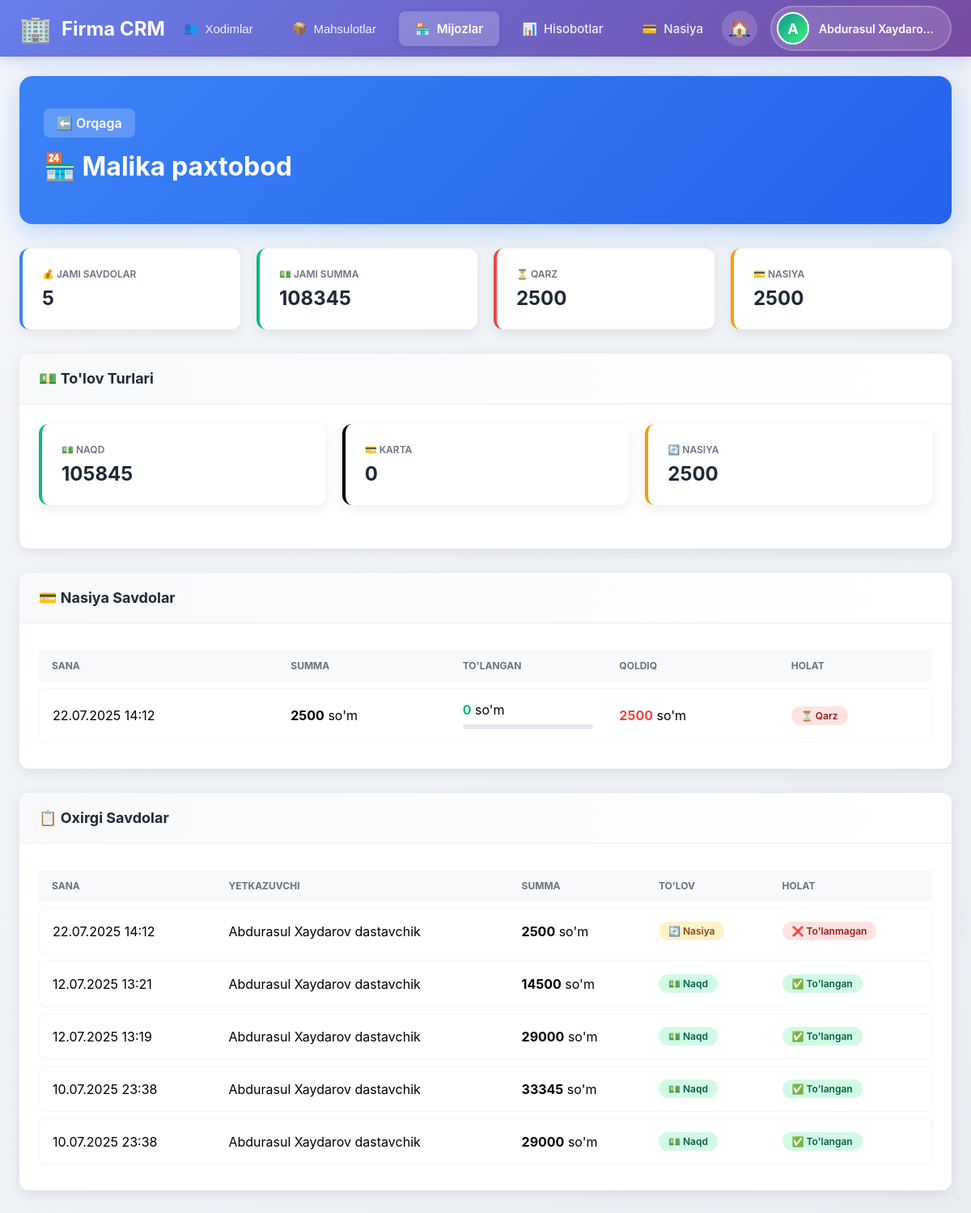
Screenshot of /mijoz/1/ (signed in) with the database file from the repository.
### main/models.py (models this page shows, shortened)
class User(AbstractUser):
    id = models.BigAutoField(primary_key=True)
    USER_TYPES = (
        ('pazanda', 'Pazanda'),
        ('yetkazib_beruvchi', 'Yetkazib Beruvchi'),
        ('ega', 'Ega'),
    )
    login=models.CharField(max_length=255, blank=True, null=True)
    password = models.CharField(max_length=255, blank=True, null=True)
    tuliq_ismi = models.CharField(max_length=255, blank=True, null=True)
    type = models.CharField(max_length=20, choices=USER_TYPES)
    token = models.CharField(max_length=255, blank=True, null=True)
    tg_id = models.CharField(max_length=100, blank=True, null=True)
    tel_raqami = models.CharField(max_length=100, blank=True, null=True)
    is_active = models.BooleanField(default=True)
    @property
    def rasmi(self):
        if self.type == 'yetkazib_beruvchi':
            try:
                return YetkazibBeruvchi.objects.get(user=self).rasmi.url
            except YetkazibBeruvchi.DoesNotExist:
                return None
        elif self.type == 'pazanda':
            try:
                return Pazanda.objects.get(user=self).rasmi.url
            except Pazanda.DoesNotExist:
                return None
        return None

class HaridorDukon(models.Model):
    nomi = models.CharField(max_length=255)
    egasi = models.CharField(max_length=255)
    joylashuvi = models.TextField()
    latitude = models.FloatField(null=True, blank=True)  # Kenglik
    longitude = models.FloatField(null=True, blank=True)  # Uzunlik
    dukon_rasmi = models.ImageField(upload_to='dukons/')
    egasining_rasmi = models.ImageField(upload_to='egalar/')

class Savdo(models.Model):
    ST_CHOICES = (
        ('naqd', 'Naqd'),
        ('karta', 'Karta'),
        ('nasiya', 'Nasiya'),
    )
    haridor_dukon = models.ForeignKey(HaridorDukon, on_delete=models.CASCADE)
    yetkazib_beruvchi = models.ForeignKey(YetkazibBeruvchi, on_delete=models.CASCADE)
    vaqt_sana = models.DateTimeField(auto_now_add=True)
    oluvchining_ismi = models.CharField(max_length=255)
    smm = models.TextField(verbose_name="Sotilgan mahsulot miqdori", blank=True, null=True)
    smr = models.ImageField(upload_to='savdo/')
    st = models.CharField(max_length=20, choices=ST_CHOICES)
    summa=models.FloatField(null=True, blank=True)
    tulandi = models.BooleanField(default=False)
    tasdiq_kutilmoqda = models.BooleanField(default=False)

class YetkazibBeruvchi(models.Model):
    user = models.OneToOneField(User, on_delete=models.CASCADE)
    tuliq_ismi = models.CharField(max_length=255)
    rasmi = models.ImageField(upload_to='yetkazib/')
    bmh = models.TextField(verbose_name="Biriktirilgan mashina haqida")
    bmr = models.ImageField(upload_to='mashina_rasmlar/')
    mahsulotlar = models.TextField(null=True, blank=True)

### main/mijoz_views.py (the view)
# urls.py: path('mijoz/<int:mijoz_id>/', mijoz_detail, name='mijoz_detail'),
@login_required(login_url='login')
def mijoz_detail(request, mijoz_id):
    if request.user.type != 'ega':
        return redirect('main')
    mijoz = get_object_or_404(HaridorDukon, id=mijoz_id)
    savdolar = Savdo.objects.filter(haridor_dukon=mijoz).order_by('-vaqt_sana')
    total_sales = savdolar.count()
    total_amount = sum([s.summa or 0 for s in savdolar])
    naqd_amount = sum([s.summa or 0 for s in savdolar.filter(st='naqd')])
    karta_amount = sum([s.summa or 0 for s in savdolar.filter(st='karta')])
    nasiya_amount = sum([s.summa or 0 for s in savdolar.filter(st='nasiya')])
    nasiya_savdolar = savdolar.filter(st='nasiya')
    credit_sales_list = []
    total_debt = 0
    total_paid_for_credits = 0
    for savdo in nasiya_savdolar:
        payments = NasiyaTolov.objects.filter(savdo=savdo).order_by('-tolov_sanasi')
        total_paid = sum([p.tolov_summasi for p in payments])
        remaining = (savdo.summa or 0) - total_paid
        credit_sales_list.append({
            'savdo': savdo,
            'payments': payments,
            'total_paid': total_paid,
            'remaining': remaining,
            'is_fully_paid': remaining <= 0
        })
        if remaining > 0:
            total_debt += remaining
        total_paid_for_credits += total_paid
    recent_sales = savdolar[:10]
    context = {
        'mijoz': mijoz,
        'total_sales': total_sales,
        'total_amount': total_amount,
        'naqd_amount': naqd_amount,
        'karta_amount': karta_amount,
        'nasiya_amount': nasiya_amount,
        'credit_sales_list': credit_sales_list,
        'total_debt': total_debt,
        'total_paid_for_credits': total_paid_for_credits,
        'recent_sales': recent_sales,
    }
    return render(request, 'mijoz_detail.html', context)

### main/templates/mijoz_detail.html (shortened to what this page needs)
{% extends 'egabase.html' %}
{% load static %}
{% block content %}
<div class="page-header">
    <a href="{% url 'mijozlar_list' %}" class="back-link">
        ⬅️ Orqaga
    </a>
    <h1>🏪 {{ mijoz.nomi }}</h1>
</div>
<div class="stats-grid">
    <div class="stat-card primary">
        <div class="stat-label">💰 Jami Savdolar</div>
        <div class="stat-value">{{ total_sales }}</div>
    </div>
    <div class="stat-card success">
        <div class="stat-label">💵 Jami Summa</div>
        <div class="stat-value">{{ total_amount|floatformat:0 }}</div>
    </div>
    <div class="stat-card danger">
        <div class="stat-label">⏳ Qarz</div>
        <div class="stat-value">{{ total_debt|floatformat:0 }}</div>
    </div>
    <div class="stat-card warning">
        <div class="stat-label">💳 Nasiya</div>
        <div class="stat-value">{{ nasiya_amount|floatformat:0 }}</div>
    </div>
</div>
<div class="section">
    <div class="section-header">
        <div class="section-title">💵 To'lov Turlari</div>
    </div>
    <div class="section-content">
        <div class="stats-grid">
            <div class="stat-card success">
                <div class="stat-label">💵 Naqd</div>
                <div class="stat-value">{{ naqd_amount|floatformat:0 }}</div>
            </div>
            <div class="stat-card info">
                <div class="stat-label">💳 Karta</div>
                <div class="stat-value">{{ karta_amount|floatformat:0 }}</div>
            </div>
            <div class="stat-card warning">
                <div class="stat-label">🔄 Nasiya</div>
                <div class="stat-value">{{ nasiya_amount|floatformat:0 }}</div>
            </div>
        </div>
    </div>
</div>
{% if credit_sales_list %}
<div class="section">
    <div class="section-header">
        <div class="section-title">💳 Nasiya Savdolar</div>
    </div>
    <div class="section-content">
        <table class="data-table">
            <thead>
                <tr>
                    <th>Sana</th>
                    <th>Summa</th>
                    <th>To'langan</th>
                    <th>Qoldiq</th>
                    <th>Holat</th>
                </tr>
            </thead>
            <tbody>
                {% for credit in credit_sales_list %}
                <tr>
                    <td data-label="Sana">{{ credit.savdo.vaqt_sana|date:"d.m.Y H:i" }}</td>
                    <td data-label="Summa"><strong>{{ credit.savdo.summa|floatformat:0 }}</strong> so'm</td>
                    <td data-label="To'langan">
                        <span style="color: #10b981; font-weight: 700;">{{ credit.total_paid|floatformat:0 }}</span>
                        so'm
                        {% if credit.savdo.summa > 0 %}
                        <div class="progress-bar">
                        </div>
                        {% endif %}
                    </td>
                    <td data-label="Qoldiq">
                        <span style="color: #ef4444; font-weight: 700;">{{ credit.remaining|floatformat:0 }}</span> so'm
                    </td>
                    <td data-label="Holat">
                        {% if credit.is_fully_paid %}
                        <span class="badge success">✅ To'langan</span>
                        {% else %}
                        <span class="badge danger">⏳ Qarz</span>
                        {% endif %}
                    </td>
                </tr>
                {% endfor %}
            </tbody>
        </table>
    </div>
</div>
{% endif %}
<div class="section">
    <div class="section-header">
        <div class="section-title">📋 Oxirgi Savdolar</div>
    </div>
    <div class="section-content">
        <table class="data-table">
            <thead>
                <tr>
                    <th>Sana</th>
                    <th>Yetkazuvchi</th>
                    <th>Summa</th>
                    <th>To'lov</th>
                    <th>Holat</th>
                </tr>
            </thead>
            <tbody>
                {% for savdo in recent_sales %}
                <tr>
                    <td data-label="Sana">{{ savdo.vaqt_sana|date:"d.m.Y H:i" }}</td>
                    <td data-label="Yetkazuvchi">{{ savdo.yetkazib_beruvchi.tuliq_ismi }}</td>
                    <td data-label="Summa"><strong>{{ savdo.summa|floatformat:0 }}</strong> so'm</td>
                    <td data-label="To'lov">
                        {% if savdo.st == 'naqd' %}
                        <span class="badge success">💵 Naqd</span>
                        {% elif savdo.st == 'karta' %}
                        <span class="badge info">💳 Karta</span>
                        {% else %}
                        <span class="badge warning">🔄 Nasiya</span>
                        {% endif %}
                    </td>
                    <td data-label="Holat">
                        {% if savdo.tulandi %}
                        <span class="badge success">✅ To'langan</span>
                        {% else %}
                        <span class="badge danger">❌ To'lanmagan</span>
                        {% endif %}
                    </td>
                </tr>
                {% empty %}
                <tr>
                    <td colspan="5" style="text-align: center; color: #9ca3af; padding: 40px;">
                        Savdolar topilmadi
                    </td>
                </tr>
                {% endfor %}
            </tbody>
        </table>
    </div>
</div>
{% endblock %}

### main/templates/egabase.html (shortened to what this page needs)
<!DOCTYPE html>
{% load static %}
<html lang="uz">
<head>
</head>
<body>
    <header>
        <div class="navbar-container">
            <a href="{% url 'main' %}" class="brand">
                <span class="brand-icon">🏢</span>
                <span class="brand-text">Firma CRM</span>
            </a>
            <nav class="nav-links">
                <div class="nav-item">
                    <button
                        class="nav-toggle {% if request.path == '/hodimlar/' or request.path|slice:':9' == '/profile/' or 'edituser' in request.path or 'createuser' in request.path %}active{% endif %}"
                        onclick="toggleDropdown(this)">
                        <span>👥</span>
                        <span>Xodimlar</span>
                    </button>
                </div>
                <div class="nav-item">
                    <button
                        class="nav-toggle {% if request.path == '/mahsulotlar/' or 'product' in request.path %}active{% endif %}"
                        onclick="toggleDropdown(this)">
                        <span>📦</span>
                        <span>Mahsulotlar</span>
                    </button>
                </div>
                <a href="{% url 'mijozlar_list' %}" class="nav-link {% if '/mijoz' in request.path %}active{% endif %}">
                    <span>🏪</span>
                    <span>Mijozlar</span>
                </a>
                <a href="{% url 'hisobotlar' %}"
                    class="nav-link {% if request.path == '/hisobotlar/' %}active{% endif %}">
                    <span>📊</span>
                    <span>Hisobotlar</span>
                </a>
                <a href="{% url 'nasiya_savdolar' %}"
                    class="nav-link {% if 'nasiya' in request.path %}active{% endif %}">
                    <span>💳</span>
                    <span>Nasiya</span>
                </a>
            </nav>
            <div class="nav-right">
                <a href="{% url 'main' %}">
                    <button class="notif-btn" title="Dashboard">🏠</button>
                </a>
                <div class="profile-menu" onclick="toggleProfile(this)">
                    <div class="profile-trigger">
                        {% if request.user.rasmi %}
                        <img src="{{ request.user.rasmi }}" alt="{{ request.user.tuliq_ismi }}" class="profile-avatar">
                        {% else %}
                        <div class="profile-avatar"
                            style="background: linear-gradient(135deg, #11998e 0%, #38ef7d 100%); display: flex; align-items: center; justify-content: center; color: white; font-weight: bold; font-size: 18px;">
                            {{ request.user.tuliq_ismi|first|upper }}
                        </div>
                        {% endif %}
                        <span class="profile-name">{{ request.user.tuliq_ismi }}</span>
                    </div>
                </div>
            </div>
        </div>
    </header>
    <div class="content-container">
        {% block content %}{% endblock %}
    </div>
</body>
</html>

### main/templates/egabase.html (style rules this page uses)
* { margin: 0; padding: 0; box-sizing: border-box; }
body { font-family: -apple-system, BlinkMacSystemFont, 'Segoe UI', Roboto, Oxygen, Ubuntu, Cantarell, sans-serif; background: linear-gradient(135deg, #f5f7fa 0%, #e8ecf1 100%); min-height: 100vh; }
header { background: linear-gradient(135deg, #667eea 0%, #764ba2 100%); box-shadow: 0 4px 20px rgba(102, 126, 234, 0.3); position: sticky; top: 0; z-index: 1000; }
.navbar-container { max-width: 1400px; margin: 0 auto; padding: 0 24px; display: flex; justify-content: space-between; align-items: center; height: 70px; }
.brand { display: flex; align-items: center; gap: 12px; text-decoration: none; color: white; font-size: 24px; font-weight: 700; transition: opacity 0.3s ease; }
.brand-icon { font-size: 32px; }
.nav-links { display: flex; gap: 8px; align-items: center; }
.nav-item { position: relative; }
.nav-link, .nav-toggle { display: flex; align-items: center; gap: 8px; padding: 10px 16px; color: white; text-decoration: none; border-radius: 8px; font-weight: 500; font-size: 15px; transition: all 0.3s ease; background: none; border: none; cursor: pointer; }
.nav-right { display: flex; align-items: center; gap: 16px; }
.notif-btn { position: relative; width: 44px; height: 44px; border-radius: 50%; background: rgba(255, 255, 255, 0.15); border: none; color: white; font-size: 20px; cursor: pointer; transition: all 0.3s ease; display: flex; align-items: center; justify-content: center; }
.nav-link { padding: 12px 20px; color: rgba(255, 255, 255, 0.9); text-decoration: none; border-radius: 8px; transition: all 0.3s ease; display: flex; align-items: center; gap: 8px; font-weight: 500; }
.nav-link.active { background: rgba(255, 255, 255, 0.2); color: white; font-weight: 600; box-shadow: 0 2px 8px rgba(0, 0, 0, 0.1); }
.nav-toggle { padding: 12px 20px; background: transparent; border: none; color: rgba(255, 255, 255, 0.9); cursor: pointer; border-radius: 8px; transition: all 0.3s ease; display: flex; align-items: center; gap: 8px; font-weight: 500; font-size: 15px; }
.profile-menu { position: relative; }
.profile-trigger { display: flex; align-items: center; gap: 12px; padding: 6px 12px 6px 6px; background: rgba(255, 255, 255, 0.15); border-radius: 50px; cursor: pointer; transition: all 0.3s ease; border: 2px solid rgba(255, 255, 255, 0.2); }
.profile-avatar { width: 40px; height: 40px; border-radius: 50%; object-fit: cover; border: 2px solid white; }
.profile-name { color: white; font-weight: 600; font-size: 14px; max-width: 150px; white-space: nowrap; overflow: hidden; text-overflow: ellipsis; }
.content-container { max-width: 1400px; margin: 0 auto; padding: 24px; }

### rows the page displays
User: user.tuliq_ismi|first "A", user.tuliq_ismi "Abdurasul Xaydaro…"
HaridorDukon: nomi "Malika paxtobod"
Savdo: savdo.vaqt_sana "22.07.2025 14:12", savdo.summa "2500", total_paid "0", remaining "2500", vaqt_sana "22.07.2025 14:12", yetkazib_beruvchi.tuliq_ismi "Abdurasul Xaydarov dastavchik", summa "2500", st "🔄 Nasiya", tulandi "❌ To'lanmagan"
Savdo: vaqt_sana "12.07.2025 13:21", yetkazib_beruvchi.tuliq_ismi "Abdurasul Xaydarov dastavchik", summa "14500", st "💵 Naqd", tulandi "✅ To'langan"
Savdo: vaqt_sana "12.07.2025 13:19", yetkazib_beruvchi.tuliq_ismi "Abdurasul Xaydarov dastavchik", summa "29000", st "💵 Naqd", tulandi "✅ To'langan"
Savdo: vaqt_sana "10.07.2025 23:38", yetkazib_beruvchi.tuliq_ismi "Abdurasul Xaydarov dastavchik", summa "33345", st "💵 Naqd", tulandi "✅ To'langan"
Savdo: vaqt_sana "10.07.2025 23:38", yetkazib_beruvchi.tuliq_ismi "Abdurasul Xaydarov dastavchik", summa "29000", st "💵 Naqd", tulandi "✅ To'langan"

### other values shown
{{ total_sales }} "5"
{{ total_amount|floatformat:0 }} "108345"
{{ total_debt|floatformat:0 }} "2500"
{{ nasiya_amount|floatformat:0 }} "2500"
{{ naqd_amount|floatformat:0 }} "105845"
{{ karta_amount|floatformat:0 }} "0"
